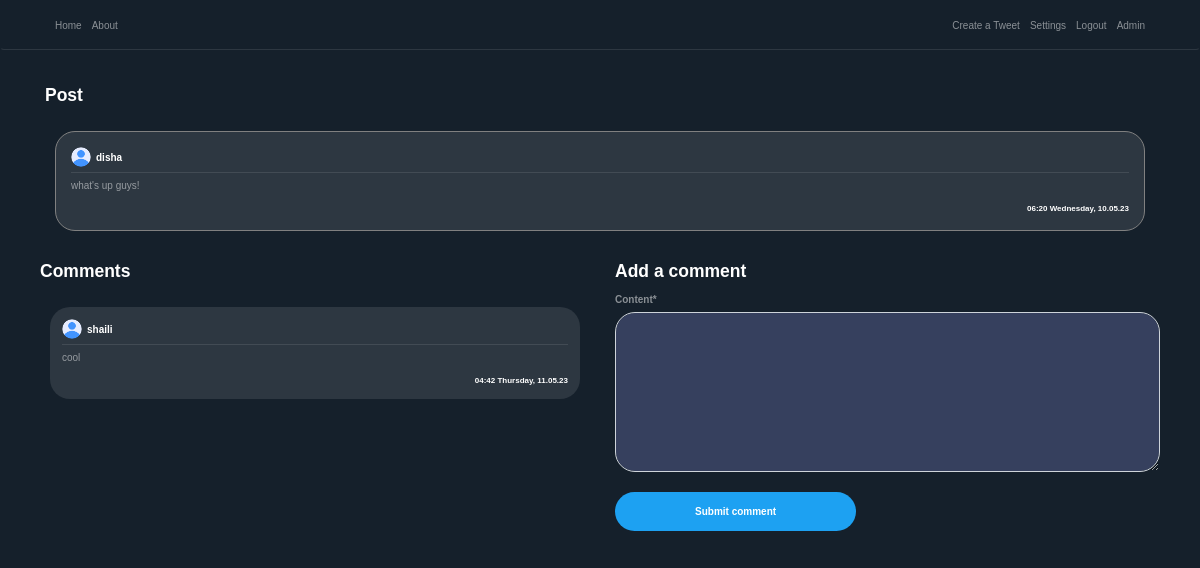
The page /post/3/ (signed in) on the database its author committed.
### blog/models.py (models this page shows, shortened)
class Post(models.Model):
    content = models.TextField(max_length=1000)
    date_posted = models.DateTimeField(default=timezone.now)
    author = models.ForeignKey(User, on_delete=models.CASCADE)
    likes= models.IntegerField(default=0)
    dislikes= models.IntegerField(default=0)

class Comment(models.Model):
    content = models.TextField(max_length=150)
    date_posted = models.DateTimeField(default=timezone.now)
    author = models.ForeignKey(User, on_delete=models.CASCADE)
    post_connected = models.ForeignKey(Post, on_delete=models.CASCADE)

### users/models.py (models this page shows, shortened)
class Profile(models.Model):
    user = models.OneToOneField(User, on_delete=models.CASCADE)
    image = models.ImageField(default='profile_pics/default.png', upload_to='profile_pics')

### blog/views.py (the view)
# urls.py: path('post/<int:pk>/', PostDetailView.as_view(), name='post-detail'),
class PostDetailView(DetailView):
    model = Post
    template_name = 'blog/post_detail.html'
    context_object_name = 'post'
    def get_context_data(self, **kwargs):
        data = super().get_context_data(**kwargs)
        comments_connected = Comment.objects.filter(post_connected=self.get_object()).order_by('-date_posted')
        data['comments'] = comments_connected
        data['form'] = NewCommentForm(instance=self.request.user)
        return data
    def post(self, request, *args, **kwargs):
        new_comment = Comment(content=request.POST.get('content'),
                              author=self.request.user,
                              post_connected=self.get_object())
        new_comment.save()
        return self.get(self, request, *args, **kwargs)

### blog/forms.py
class NewCommentForm(forms.ModelForm):
    class Meta:
        model = Comment
        fields = ['content']

### blog/templates/blog/post_detail.html (shortened to what this page needs)
{% extends "blog/base.html" %}
{% load crispy_forms_tags %}
{% block content %}
<div class="container">
    <h3 class="white-important mb-3">
        Post
    </h3>
   <article class="media content-section">
        <div style="width: 100%; word-break: break-all;" class="hovered-tweet-comment">
            <div class="pb-2 row m-0 " style="width: 100%; margin-right: 0 !important;">
               <div
                       style="padding-left: 0px !important;"
                       class="col-8 no-padding d-flex align-items-center">
                   <img
                       class="rounded-circle mr-2"
                       style="width: 20px; height: 20px;"
                       src="{{ post.author.profile.image.url }}">
                   <a class="mr-2 white-important" href="{% url 'user-posts' post.author %}">
                       {{ post.author }}
                   </a>
               </div>
               <div class="col-4 d-flex flex-row-reverse no-padding align-items-center"
                    style="padding-right: 0 !important;">
               </div>
           </div>
            <div
                    class="mb-2 "
                    style="width: 100%; height: 1px; background-color: rgba(255, 255, 255, 0.1)"></div>
            <a style="color: rgba(255, 255, 255, 0.5) !important;">
                <p>
                    {{ post.content }}
                </p>
                <small
                    class="white-important d-flex full-width flex-row-reverse">
                    {{ post.date_posted | date:"H:i l, d.m.y" }}
                </small>
            </a>
        </div>
   </article>
    <div class="row pl-3">
        <div class="col-12 col-md-6 pl-0">
         <h3 class="white-important mb-3">
             Comments
         </h3>
        {% for comment in comments %}
            <article class="media content-section">
                <div style="width: 100%; word-break: break-all;" class="hovered-tweet-comment-in">
                <div class="pb-2 row m-0" style="width: 100%; margin-right: 0 !important;">
                   <div
                           style="padding-left: 0px !important;"
                           class="col-8 no-padding d-flex align-items-center">
                       <img
                           class="rounded-circle mr-2"
                           style="width: 20px; height: 20px;"
                           src="{{ comment.author.profile.image.url }}">
                       <a class="mr-2 white-important" href="{% url 'user-posts' comment.author.username %}">
                           {{ comment.author }}
                       </a>
                   </div>
               </div>
                <div
                        class="mb-2"
                        style="width: 100%; height: 1px; background-color: rgba(255, 255, 255, 0.1)"></div>
                <a style="color: rgba(255, 255, 255, 0.5) !important;">
                    <p>
                        {{ comment.content }}
                    </p>
                    <small
                        class="white-important d-flex full-width flex-row-reverse">
                        {{ comment.date_posted | date:"H:i l, d.m.y" }}
                    </small>
                </a>
            </div>
            </article>
        {% endfor %}
        </div>
        {% if user is not None %}
            <div class="col-12 col-md-6 pl-0 pl-md-3 pr-3">
                <h3 class="white-important mb-3">
                    Add a comment
                </h3>
                <form method="POST">
                    <fieldset class="form-group">
                        {{ form | crispy }}
                    </fieldset>
                    <div class="form-group">
                        <button class="btn btn-outline-primary" type="submit">Submit comment</button>
                    </div>
                </form>
            </div>
        {% endif %}
    </div>
  </div>
{% endblock content %}

### blog/static/blog/main.css (style rules this page uses)
:root { --muted-color: rgba(255, 255, 255, 0.5); }
body { background: #15202b; color: var(--muted-color); margin-top: 5rem; }
h1, h2, h3, h4, h5, h6 { color: var(--muted-color); }
.content-section { padding: 10px 10px; margin-bottom: 20px; }
.no-padding { padding: 0 !important; }
a { color: white; text-underline: none; text-decoration: none !important; }
article { border-radius: 4px; }
.white-important { color: white; font-weight: bold; }
.full-width { width: 100% }
.btn-outline-primary { border-color: white; color: white !important; padding: 12px 80px 12px 80px; font-weight: bold; background-color: #1da1f2; border:0; border-radius: 25px; }
.form-control { background-color: #36405e !important; color: var(--muted-color) !important; box-shadow: 0 0 0 0 !important; border-radius: 20px !important; }
.hovered-tweet-comment { background-color: #2d3741 !important; padding:15px; border-radius: 20px; border:1px solid grey; }
.hovered-tweet-comment-in { background-color: #2d3741 !important; padding:12px; border-radius: 20px; }

### blog/static/blog/style.css (style rules this page uses)
body { font-family: Arial, Helvetica, sans-serif; height: 100vh; margin: 0; padding: 0; }

### rows shown on the page
Post: author.profile.image (picture), author "disha", content "what's up guys!", date_posted "06:20 Wednesday, 10.05.23"
Comment: author.profile.image (picture), author "shaili", content "cool", date_posted "04:42 Thursday, 11.05.23"
